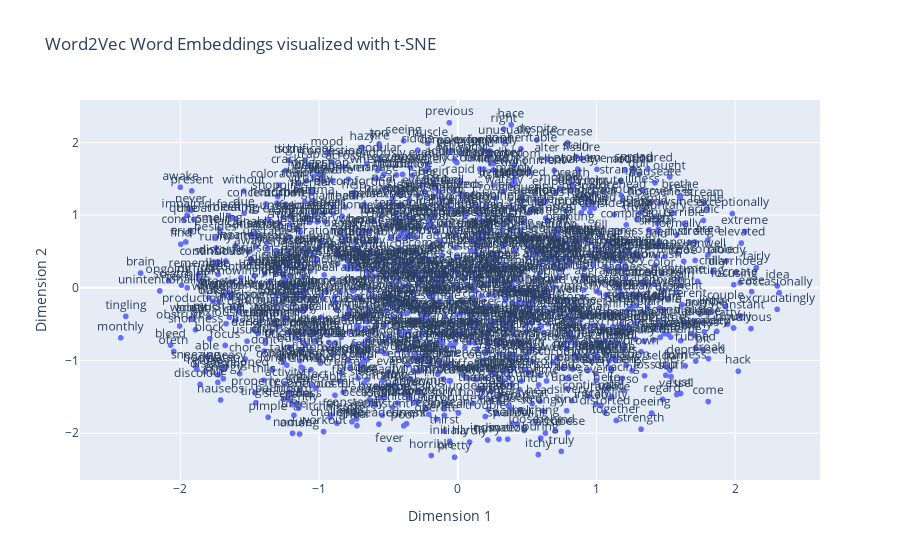

This figure's notebook cell:
### Code cell
from plotly import express as pl
from pandas import DataFrame

words_df = pd.DataFrame(reduced, columns=['Dimension 1', 'Dimension 2'])
words_df['Word'] = words


fig = pl.scatter(words_df, x='Dimension 1', y='Dimension 2', text='Word',
                 title="Word2Vec Word Embeddings visualized with t-SNE",
                 labels={'Dimension 1': 'Dimension 1', 'Dimension 2': 'Dimension 2'})


fig.update_traces(textposition='top center')

### Figure 1 — Plotly figure (JSON) as saved in the notebook; plotly's stock layout.template omitted (floating-point values rounded to 4 significant figures; data arrays with more than 128 entries replaced by an {"elided": "..."} marker saying what was removed)
{"data": [{"hovertemplate": "Dimension 1=%{x}<br>Dimension 2=%{y}<br>Word=%{text}<extra></extra>", "legendgroup": "", "marker": {"color": "#636efa", "symbol": "circle"}, "mode": "markers+text", "name": "", "showlegend": false, "text": {"elided": "1164 str values"}, "textposition": "top center", "type": "scattergl", "x": {"elided": "1164 float values"}, "xaxis": "x", "y": {"elided": "1164 float values"}, "yaxis": "y"}], "layout": {"legend": {"tracegroupgap": 0}, "title": {"text": "Word2Vec Word Embeddings visualized with t-SNE"}, "xaxis": {"anchor": "y", "domain": [0, 1], "title": {"text": "Dimension 1"}}, "yaxis": {"anchor": "x", "domain": [0, 1], "title": {"text": "Dimension 2"}}}}
